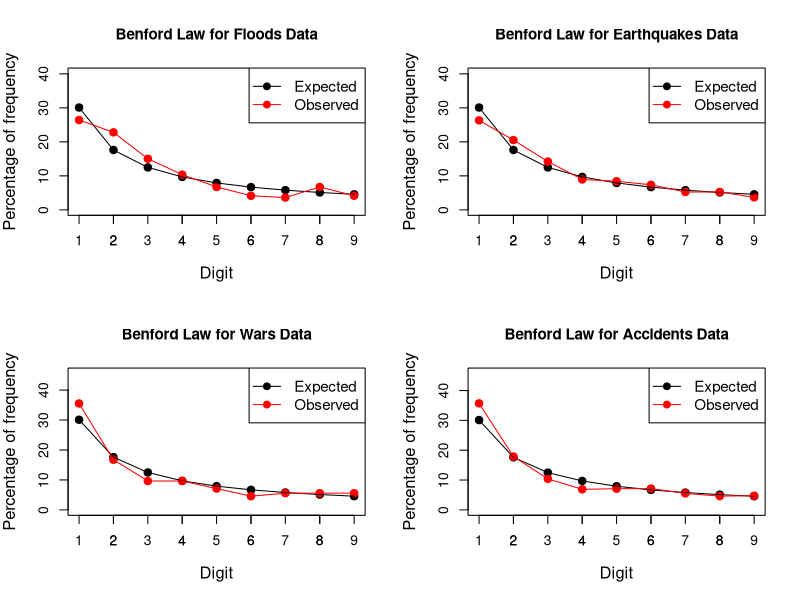
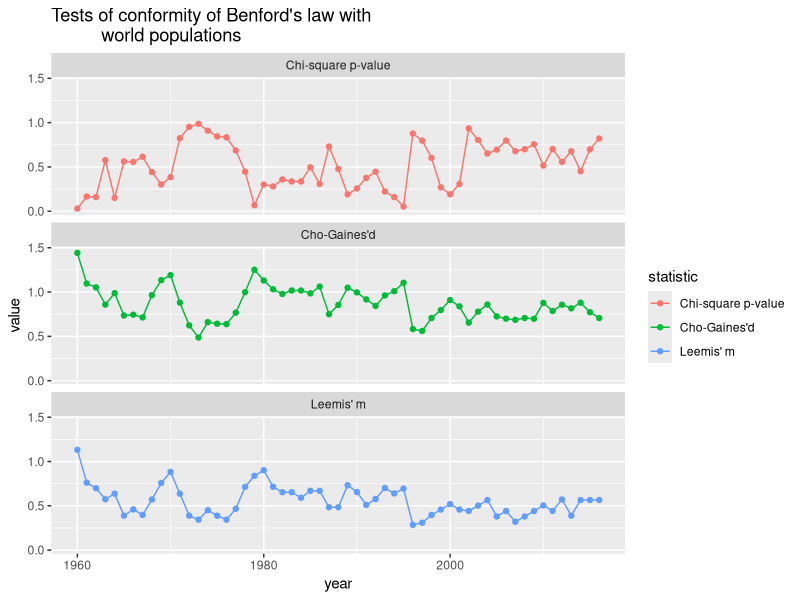

The R script that drew these images, in order:
ben <- function(x, plot=TRUE, title=NULL){
  #Make all positive
  x1 <- abs(x)
  x2 <- as.character(x1)
  y1 <- strsplit(x2, "")
  #Get the first elemenet from each list element
  y2 <- lapply(y1, '[[',1)
  #Unlist it to make it character
  y3 <- unlist(y2)
  #Make it integer again
  y4 <- as.integer(y3)
  #Remove NA
  y6 <- subset(y4,!is.na(y4))
  y7 <- table(y6)
  y8 <- round(prop.table(y7)*100,2)
  exp_perc <- round(log10(1+1/(1:9))*100,2)
  #Data frame
  library(dplyr)
  df_init <- data.frame(Digit=as.numeric(1:9), Exp_Perc=exp_perc)
  
  #Convert the table to a dataframe
  ben_df <- as.data.frame(y8)
  
  #Convert the digit (y6) column to numeric as required for left_join
  ben_df$y6 <- as.numeric(levels(ben_df$y6))[ben_df$y6]
  ben_df$Obs_Freq <- as.data.frame(y7)$Freq
  
  
  #Make Digit column name same as in df_init
  names(ben_df) <- c("Digit", "Obs_Perc", "Obs_Freq")
  df_final <- df_init %>% left_join(ben_df, by="Digit")
  #Missing values to 0
  df_final[is.na(df_final)] <- 0
  #Barplot
  #par(family="serif")
  par( cex.lab=1.2, cex.main=1.1)
  chi=chisq.test(x=df_final$Obs_Freq,p=exp_perc/100)
  #Leemis test
  m <- sqrt(sum(df_final$Obs_Freq))*max(abs(exp_perc/100-
                                              df_final$Obs_Perc/100))
  d <- sqrt(sum(df_final$Obs_Freq)*sum((df_final$Obs_Perc/100-
                                          exp_perc/100)^2))
  if (plot==TRUE){
    plot(exp_perc, xlab="Digit",cex=1.2,
         ylab="Percentage of frequency",pch=19,
         main=paste0("Benford Law for ", title, " Data"),
         ylim=c(0,max(df_final$Exp_Perc, df_final$Obs_Perc)+10))
    points(df_final$Obs_Perc, pch=19, col="red", cex=1.2)
    lines(exp_perc, col="black")
    lines(df_final$Obs_Perc, col="red")
    legend("topright", 
           legend=c("Expected","Observed"), lwd=1,
           col=c("black", "red", "darkslategray4"), pch=19, cex=1.1)
    axis(1, at=1:9, labels=1:9)
    # text(ben_bar, label=paste0(df_final$Obs_Perc,"%"),
    # y=df_final$Obs_Perc, pos=1, col="black")
  }
  #Bar ends
  #Make a list 
  ben_list <- list(Table=df_final, "Leemis's"=m, "Cho-Gaines'd"=d,
                   "Pearson's chi-square test p-value"=chi$p.value)
  ben_list
}

#Reading data
flood <- read.csv("flood.csv")
quake <- read.csv("quake.csv")
war <- read.csv("war.csv")
accident <- read.csv("accident.csv")

#Testing accidents data
par(mfrow=c(2,2))
ben(flood$x, title = "Floods")
ben(quake$x, title = "Earthquakes")
ben(war$x, title = "Wars")
ben(accident$x, title = "Accidents")

#Population result
pop_test <- read.csv("pop_sub.csv")

m_old=c()
m_new=c()
p_old=c()
p_new=c()
d_old=c()
d_new=c()
for (i in 1960:2016) {
  popyr=pop_test %>% filter(Year==i) %>% select("Value")
  benyr=ben(popyr$Value, plot=FALSE)
  m_old=benyr$`Leemis's`
  m_new=c(m_new,m_old)
  p_old=benyr$`Pearson's chi-square test p-value`
  p_new=c(p_new,p_old)
  d_old=benyr$`Cho-Gaines'd`
  d_new=c(d_new, d_old)
}

m_new
p_new
d_new

pop_2 <- tibble(year=1960:2016, "Chi-square p-value" =p_new, 
                  "Leemis' m"=m_new, 
                  "Cho-Gaines'd"=d_new)

library(tidyverse)
pop_2 <- pop_2 %>%
  gather("Chi-square p-value", `Leemis' m`, `Cho-Gaines'd`, key="statistic",
         value="value")
ggplot(pop_2, aes( x=year, y=value, color=statistic))+
  geom_line()+geom_point()+facet_wrap(~statistic, nrow=3)+
  ggtitle("Tests of conformity of Benford's law with 
          world populations")
